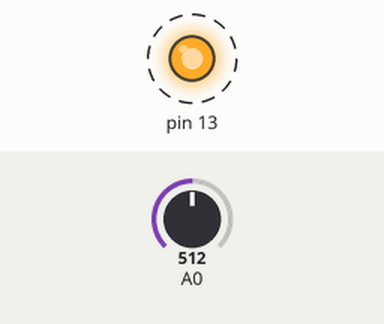
Simulated run of this sketch. Board: Arduino Uno, built with avr-gcc and run on an emulated ATmega328P. Parts: output pins drawn as LEDs (lit = HIGH). Dashed ring = blinking. The inputs (shaded band) are chosen by the test bench; at power-on: A0 = 512. What the sketch prints to the serial monitor is not drawn.

Above: at 0.4 s.
Timing chart, 0 to 4.6 s (numbered marks = the images above):
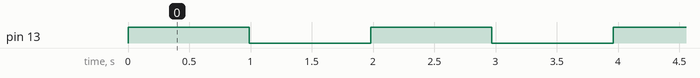

Measured:
- by itself, pin 13: alternates HIGH for 0.99 s and LOW for 0.99 s

The sketch:

multitask_demo.ino
```cpp
#include <Arduino_FreeRTOS.h>

// define two tasks for Blink & AnalogRead
void TaskBlink( void *pvParameters );
void TaskAnalogRead( void *pvParameters );
void TaskPrintTest( void *pvParameters );

// the setup function runs once when you press reset or power the board
void setup() {

  // Now set up two tasks to run independently.
  xTaskCreate(
    TaskBlink
    ,  (const portCHAR *)"Blink"   // A name just for humans
    ,  128  // Stack size
    ,  NULL
    ,  2  // priority
    ,  NULL );

  xTaskCreate(
    TaskAnalogRead
    ,  (const portCHAR *) "AnalogRead"
    ,  128 // This stack size can be checked & adjusted by reading Highwater
    ,  NULL
    ,  1  // priority
    ,  NULL );

    xTaskCreate(
    TaskPrintTest
    ,  (const portCHAR *)"Printing"   // A name just for humans
    ,  128  // Stack size
    ,  NULL
    ,  3  // priority
    ,  NULL );

  // Now the task scheduler, which takes over control of scheduling individual tasks, is automatically started.
}

void loop()
{
  // Empty. Things are done in Tasks.
}

/*--------------------------------------------------*/
/*---------------------- Tasks ---------------------*/
/*--------------------------------------------------*/

void TaskBlink(void *pvParameters)  // This is a task.
{
  (void) pvParameters;

  // initialize digital pin 13 as an output.
  pinMode(13, OUTPUT);

  for (;;) // A Task shall never return or exit.
  {
    digitalWrite(13, HIGH);   // turn the LED on (HIGH is the voltage level)
    vTaskDelay( 1000 / portTICK_PERIOD_MS ); // wait for one second
    digitalWrite(13, LOW);    // turn the LED off by making the voltage LOW
    vTaskDelay( 1000 / portTICK_PERIOD_MS ); // wait for one second
  }
}

void TaskAnalogRead(void *pvParameters)  // This is a task.
{
  (void) pvParameters;

  // initialize serial communication at 9600 bits per second:
  Serial.begin(9600);

  for (;;)
  {
    // read the input on analog pin 0:
    int sensorValue = analogRead(A0);
    // print out the value you read:
    Serial.println(sensorValue);
    vTaskDelay(1);  // one tick delay (15ms) in between reads for stability
  }
}

void TaskPrintTest(void *pvParameters)
{
  (void) pvParameters;

  // initialize serial communication at 9600 bits per second:
  Serial.begin(9600);

  for (int i=0;i<100;i++)
  {
    Serial.println("Hello World");
    vTaskDelay(1);  // one tick delay (15ms) in between reads for stability
  }
  vTaskDelete( NULL );
}
```
